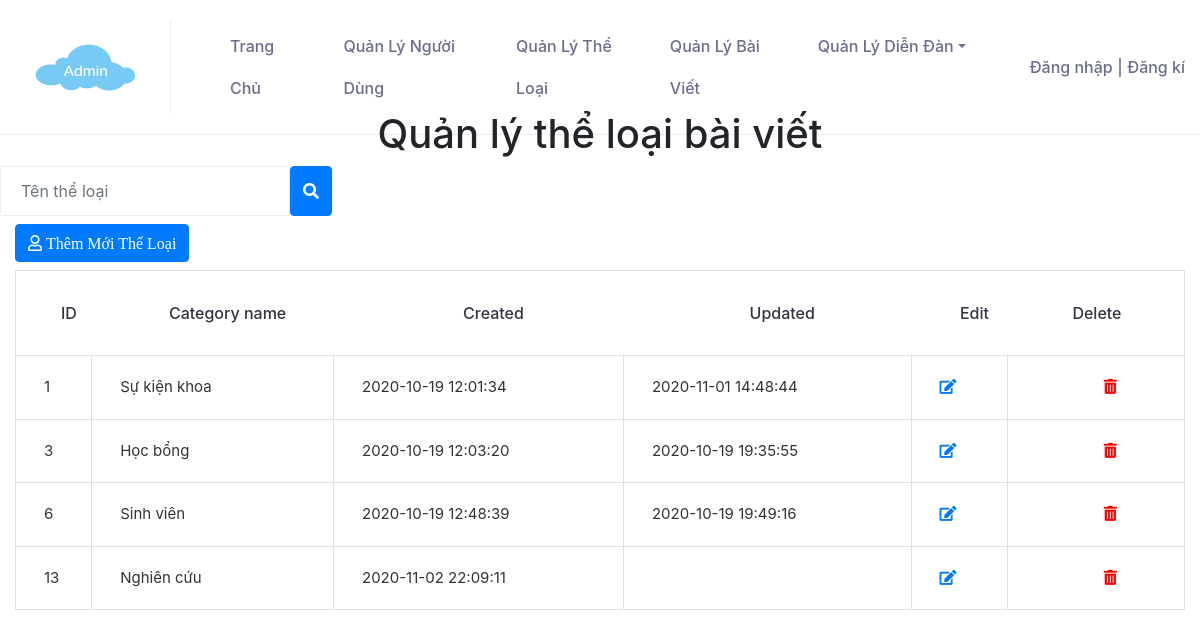
The page /cse485-website-project/Admin/categoris-posts-index.php on the database as committed earlier.
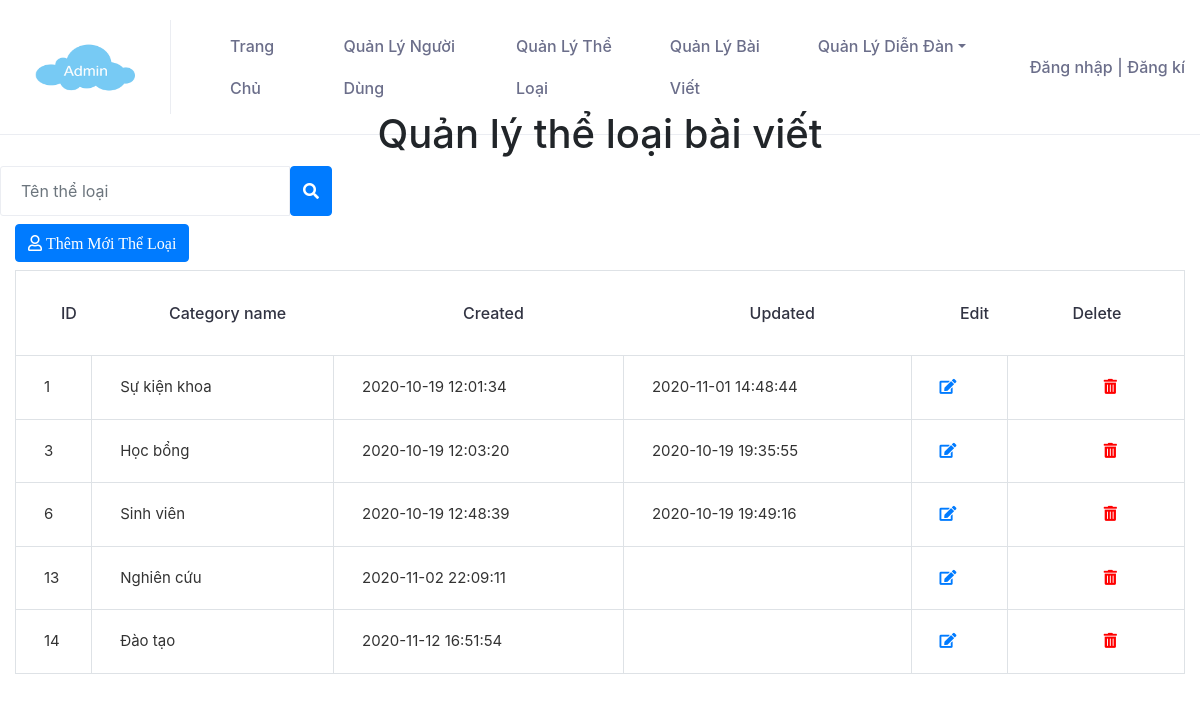
The same page on the database as committed later.
### tables this page shows
CREATE TABLE `categoris` (
  `ID` int(11) NOT NULL,
  `CategoryName` varchar(255) NOT NULL,
  `Created` timestamp NOT NULL DEFAULT current_timestamp(),
  `Updated` datetime DEFAULT NULL
);

### cse485-website-project/Admin/categoris-posts-index-process.php (the view, shortened to what this page needs)
<?php
    $nameSearch = $_GET['searchString'];
    if (isset($nameSearch) && !empty($nameSearch))
    {
        $sql = "select * from categoris where CategoryName like '$nameSearch'";
    }
    else
    {
        $sql = "select * from categoris";
    }
    mysqli_set_charset($conn,"UTF8");
    $result = mysqli_query($conn,$sql);
    while($row = mysqli_fetch_assoc($result))
    {?>
        <tr>
            <td><?php echo $row['ID'] ?></td>
            <td><?php echo $row['CategoryName'] ?></td>
            <td><?php echo $row['Created'] ?></td>
            <td><?php echo $row['Updated'] ?></td>
            <td><a href="category-post-edit.php?id=<?php echo $row['ID'] ?>" name="ID" class="fa fa-edit"></a></td>
            <td class="text-center"><a class="fas fa-trash-alt" style="color:red;" onClick="deleteCategory(<?php echo $row['ID']; ?>)"></a></td>
            </tr>
    <?php
    }
?>

Rows that differ between the two databases and show on the page:
added categoris: ID "14", CategoryName "Đào tạo", Created "2020-11-12 16:51:54"
